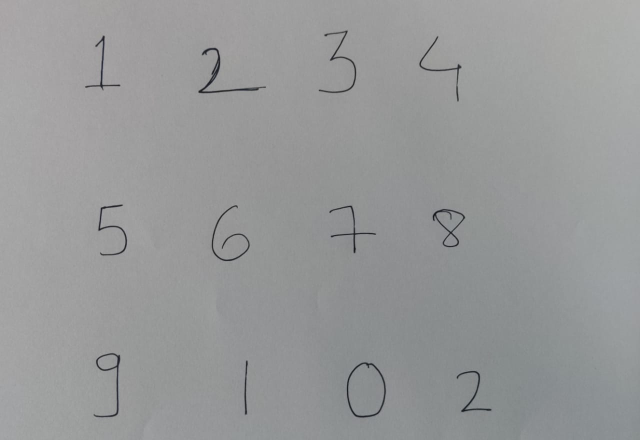
#> input picture input_img.jpeg, 1280 x 880 px (shown at 1/2 size)
$ jupyter execute --allow-errors Multi_digit_handwritten_recognition.ipynb
#> lines starting #> are read from the running program, lines starting #| are printed output that depends on the picture; after the words box and inside, x2 and y2 are one past the last pixel; in counts of white or black regions, pixels touching at a corner belong together
[cell 1]
import numpy as np
import cv2
import matplotlib.pyplot as plt

from keras.models import Sequential
from keras.layers.core import Dense, Dropout, Activation, Flatten
from keras.layers import Conv2D, MaxPool2D
from keras import optimizers

from keras.datasets import mnist
from keras.utils import to_categorical
import keras

from keras.models import load_model

#> (a cell that did not finish here is left out)

#> (a cell that did not finish here is left out)

#> (a cell that did not finish here is left out)

[cell 5]
# # Creating CNN model

input_shape = (28,28,1)
number_of_classes = 10

#> (the rest of this cell did not finish here and is left out)

#> (a cell that did not finish here is left out)

#> (a cell that did not finish here is left out)

[cell 8]
###### input_img.jpeg
image = cv2.imread('input_img.jpeg')
#> image is the input picture: shape (880, 1280, 3); mean B, G, R 153.2, 152.8, 151.5
grey = cv2.cvtColor(image.copy(), cv2.COLOR_BGR2GRAY)
blur = cv2.GaussianBlur(grey, (5, 5), 0)
thresh = cv2.adaptiveThreshold(blur.copy(),255,cv2.ADAPTIVE_THRESH_GAUSSIAN_C,cv2.THRESH_BINARY_INV,17,7)
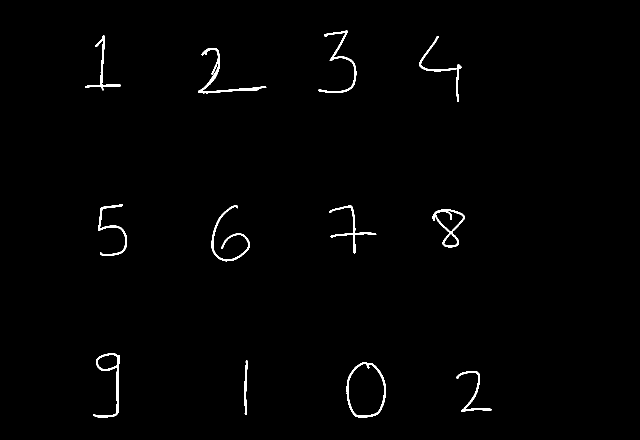
#> thresh: shape (880, 1280) (shown at 1/2 size); 0.95% white; 12 white regions, largest, box (x1, y1, x2, y2) and area: (397, 96, 533, 187) 1249, (693, 724, 772, 835) 1132, (187, 706, 240, 835) 1024
cont = image.copy()

kerneld = np.ones((5,5),np.uint8)
kerneler = np.ones((3,3),np.uint8)
dilation1 = cv2.dilate(thresh.copy(),kerneld,iterations = 1)
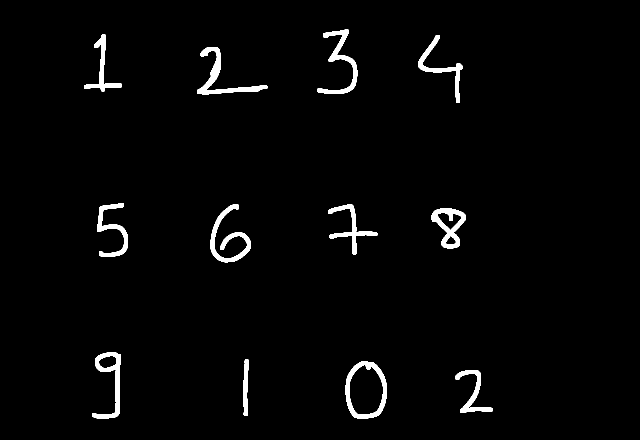
#> dilation1: shape (880, 1280) (shown at 1/2 size); 2.2% white; 12 white regions, largest, box (x1, y1, x2, y2) and area: (395, 94, 535, 189) 2634, (691, 722, 774, 837) 2625, (421, 408, 502, 525) 2533
erosion = cv2.erode(dilation1.copy(),kerneler,iterations = 3)
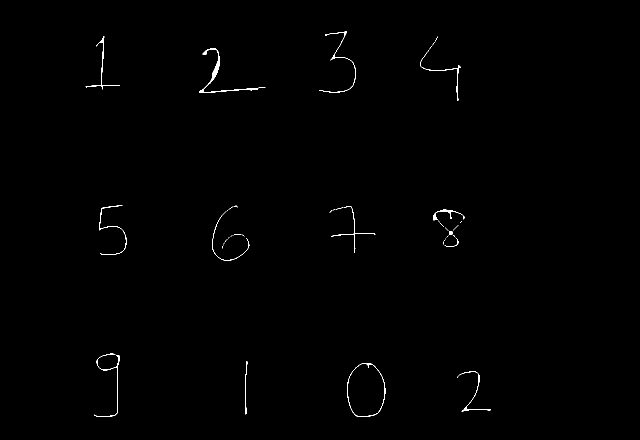
#> erosion: shape (880, 1280) (shown at 1/2 size); 0.38% white in thin lines or dots, all inside (x1, y1, x2, y2) = (171, 62, 982, 834)
dilation2 = cv2.dilate(erosion.copy(),kerneld,iterations = 3)
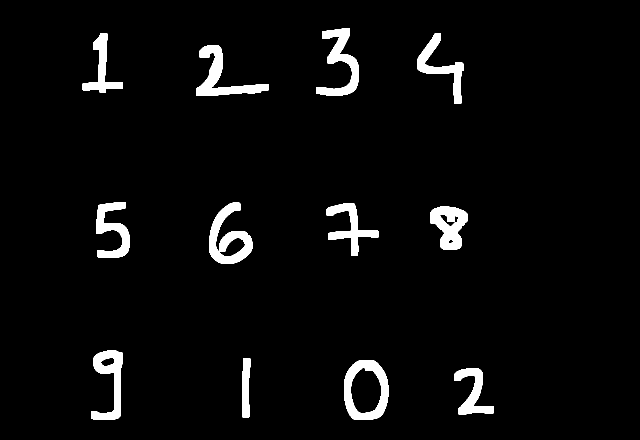
#> dilation2: shape (880, 1280) (shown at 1/2 size); 4% white; 12 white regions


contours, _ = cv2.findContours(dilation2.copy(), cv2.RETR_EXTERNAL, cv2.CHAIN_APPROX_SIMPLE)
#> contours = 12 contours; largest, box (x1, y1, x2, y2) and area: (688, 720, 777, 840) 8859, (418, 405, 505, 528) 5612, (392, 91, 537, 192) 4262, (860, 413, 935, 500) 4252, (632, 56, 718, 191) 4115
preprocessed_digits = []
for c in contours:
    x,y,w,h = cv2.boundingRect(c)

    # Creating a rectangle around the digit in the original image (for displaying the digits fetched via contours)
    cv2.rectangle(cont, (x,y), (x+w, y+h), color=(0, 255, 0), thickness=2)

    # Cropping out the digit from the image corresponding to the current contours in the for loop
    digit = thresh[y:y+h, x:x+w]

    # Resizing that digit to (22, 22)
    resized_digit = cv2.resize(digit, (22,22))

    # Padding the digit with 3 pixels of black color (zeros) in each side to finally produce the image of (28, 28)
    padded_digit = np.pad(resized_digit, ((3,3),(3,3)), "constant", constant_values=0)

    # Adding the preprocessed digit to the list of preprocessed digits
    preprocessed_digits.append(padded_digit)
#> this loop made 12 passes
#> (x, y, w, h) on passes 1 to 12: (908, 737, 80, 92), (688, 720, 89, 120), (484, 716, 17, 119), (182, 701, 63, 139), (860, 413, 75, 87), (653, 406, 104, 105), (418, 405, 87, 123), (192, 404, 67, 112), (392, 91, 145, 101), (834, 67, 94, 141), (165, 66, 81, 119), (632, 56, 86, 135)
#> pass 1, `digit = thresh[y:y+h, x:x+w]`:
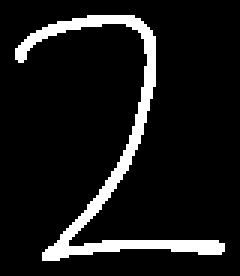
#> digit: shape (92, 80) (shown 3 times larger); 9.6% white; 1 white region, box (x1, y1, x2, y2) and area: (5, 5, 75, 87) 706
#> pass 1, `padded_digit = np.pad(resized_digit, ((3,3),(3,3)), "constant", consta..`:
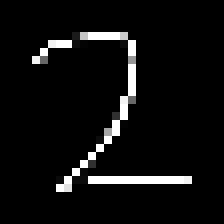
#> padded_digit: shape (28, 28) (shown 8 times larger); min 0, max 255, mean 14.7
#> pass 2, `digit = thresh[y:y+h, x:x+w]`:
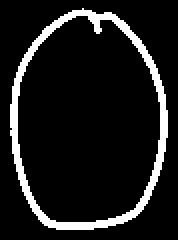
#> digit: shape (120, 89) (shown 2 times larger); 10.6% white; 1 white region, box (x1, y1, x2, y2) and area: (5, 4, 84, 115) 1132
#> after the loop:
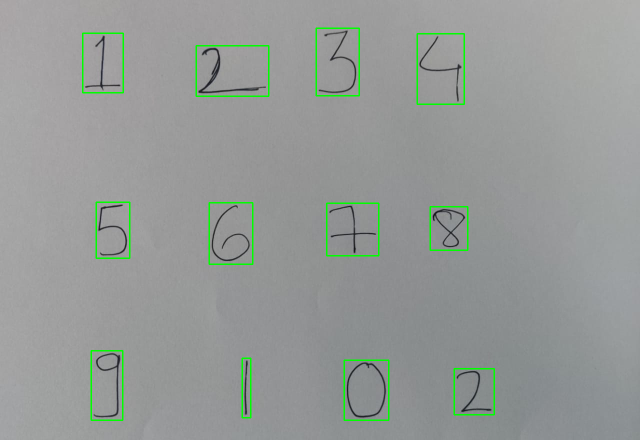
#> cont: shape (880, 1280, 3) (shown at 1/2 size); 1.26% of pixels changed, all inside (x1, y1, x2, y2) = (164, 55, 990, 842)
#> after the loop:
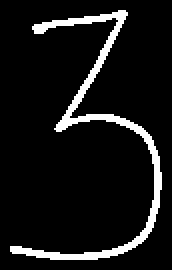
#> digit: shape (135, 86) (shown 2 times larger); 8.6% white; 1 white region, box (x1, y1, x2, y2) and area: (5, 5, 81, 130) 994
#> after the loop:
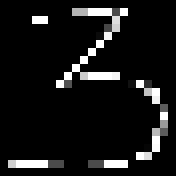
#> resized_digit: shape (22, 22) (shown 8 times larger); min 0, max 255, mean 21.9
#> after the loop, preprocessed_digits = 12 items
print("\n\n\n----------------Original Image--------------------")
plt.imshow(image)
plt.show()
print("\n\n\n----------------Greyscaled Image--------------------")
plt.imshow(grey, cmap="gray")
plt.show()
print("\n\n\n----------------Thresh Image--------------------")
plt.imshow(thresh)
plt.show()
print("\n\n\n----------------Dilated Image 1--------------------")
plt.imshow(dilation1)
plt.show()
print("\n\n\n----------------Eroded Image--------------------")
plt.imshow(erosion)
plt.show()
print("\n\n\n----------------Dilated Image 2--------------------")
plt.imshow(dilation2)
plt.show()
print("\n\n\n----------------Contoured Image--------------------")
plt.imshow(cont, cmap="gray")
plt.show()

inp = np.array(preprocessed_digits)
